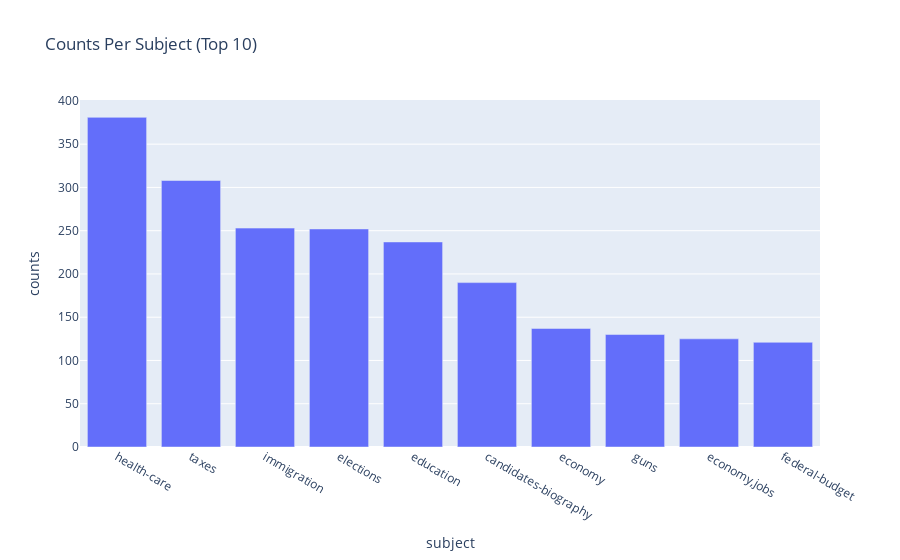

The cell this chart's notebook holds for it:
### Markdown cell above
Plotting counts per subject

### Code cell
subject_counts = train_df.subject.value_counts().nlargest(10)
px.bar(subject_counts, x=subject_counts.index, y=subject_counts.values, labels={"index": "subject", "y": "counts"}, title="Counts Per Subject (Top 10)")

### Figure 1 — Plotly figure (JSON) as saved in the notebook; plotly's stock layout.template omitted (floating-point values rounded to 4 significant figures)
{"data": [{"alignmentgroup": "True", "hovertemplate": "subject=%{x}<br>counts=%{y}<extra></extra>", "legendgroup": "", "marker": {"color": "#636efa"}, "name": "", "offsetgroup": "", "orientation": "v", "showlegend": false, "textposition": "auto", "type": "bar", "x": ["health-care", "taxes", "immigration", "elections", "education", "candidates-biography", "economy", "guns", "economy,jobs", "federal-budget"], "xaxis": "x", "y": [381, 308, 253, 252, 237, 190, 137, 130, 125, 121], "yaxis": "y"}], "layout": {"barmode": "relative", "legend": {"tracegroupgap": 0}, "title": {"text": "Counts Per Subject (Top 10)"}, "xaxis": {"anchor": "y", "domain": [0, 1], "title": {"text": "subject"}}, "yaxis": {"anchor": "x", "domain": [0, 1], "title": {"text": "counts"}}}}
